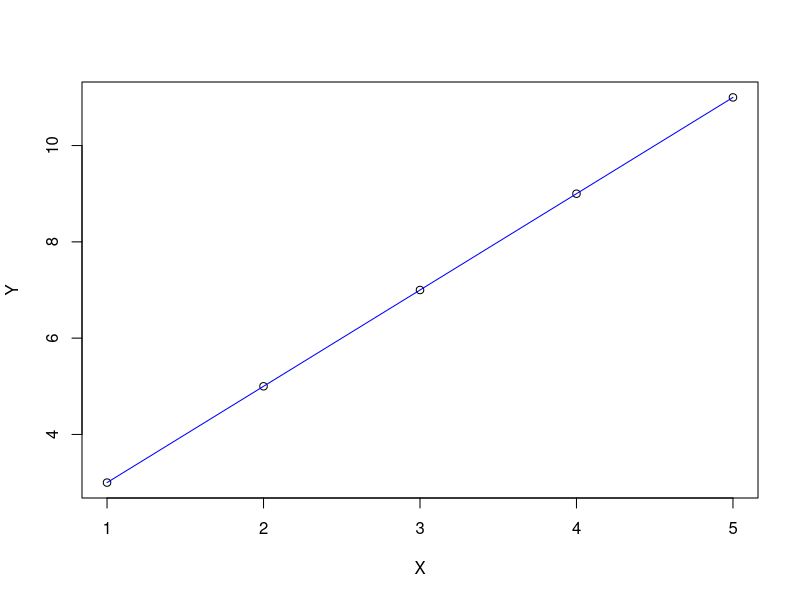

This figure's R source:
linreg <- function(X,Y)
{
	plot(X,Y);

	sumA = 0;
	sumB = 0;
	sumC = 0;

	sumASquare = 0;
	detAFirst = 0;
	detASecond = 0;

	a = 0;
	for(i in 1:length(X))
	{
		sumA = sumA + X[i] * Y[i];
		sumB = sumB + X[i];
		sumC = sumC + Y[i];
		sumASquare = sumASquare + X[i]^2;
	}
	
	detAFirst = (sumA * length(X)) - (sumC * sumB);
	detASecond = sumASquare * length(X) - sumB * sumB;
	a = detAFirst / detASecond;

	detBFirst = sumASquare * sumC - sumB * sumA;
	detBSecond = sumASquare * length(X) - sumB * sumB;
	b = detBFirst / detBSecond;

	lines(X, a*X+b, type = "l", lty = 1, col="blue")
	
}

X = c(1,2,3,4,5);
Y = c(3,5,7,9,11);

linreg(X,Y);